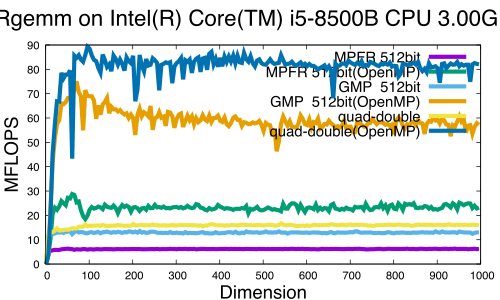

Here is the gnuplot script that generated this plot:
set xlabel font "Helvetica,20"
set ylabel font "Helvetica,20"
set key font "Helvetica,16"
set title font "Helvetica,24"
set title "Rgemm on Intel(R) Core(TM) i5-8500B CPU @ 3.00GHz "
set xlabel "Dimension"
set ylabel "MFLOPS"
#set terminal postscript eps color enhanced
set terminal pdf

plot \
"log.Rgemm.mpfr"            using 1:4 title 'MPFR 512bit'            with lines linewidth 6, \
"log.Rgemm.mpfr_opt"        using 1:4 title 'MPFR 512bit(OpenMP)'    with lines linewidth 6, \
"log.Rgemm.gmp"             using 1:4 title 'GMP  512bit'            with lines linewidth 6, \
"log.Rgemm.gmp_opt"         using 1:4 title 'GMP  512bit(OpenMP)'    with lines linewidth 6, \
"log.Rgemm.qd"              using 1:4 title 'quad-double'            with lines linewidth 6, \
"log.Rgemm.qd_opt"	    using 1:4 title 'quad-double(OpenMP)'    with lines linewidth 6
